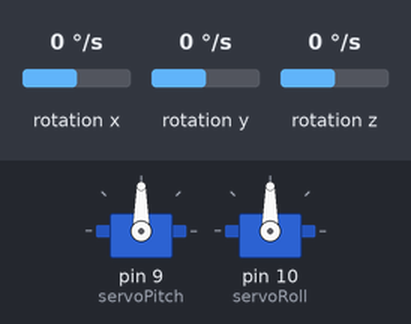
This sketch was run on a simulated Arduino Uno, built with avr-gcc and run on an emulated ATmega328P. Parts: 2 × servo. Wiring (inferred from the names in the program): MPU-9250 motion sensor at I2C address 0x68. The test bench sets the inputs (shaded band); at power-on: rotation x 0 °/s, rotation y 0 °/s, rotation z 0 °/s.

Above: at 1.3 s.
1.4 s: rotation x set to 12 °/s
At 4.3 s:
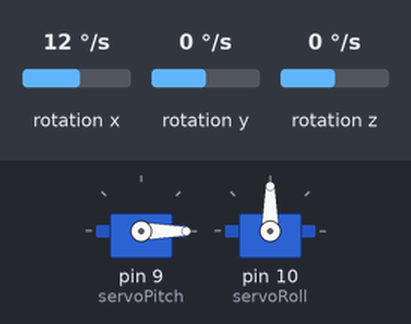
4.4 s: rotation x set to -192 °/s
At 5.9 s:
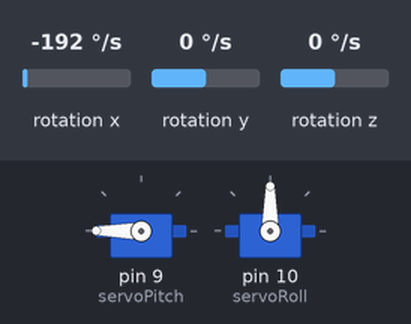
6.2 s: rotation y set to -192 °/s
At 7.5 s:
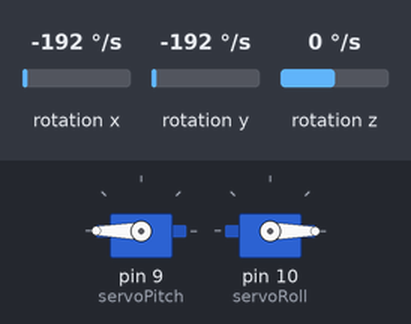
7.8 s: rotation y set to 100 °/s
At 10.68 s:
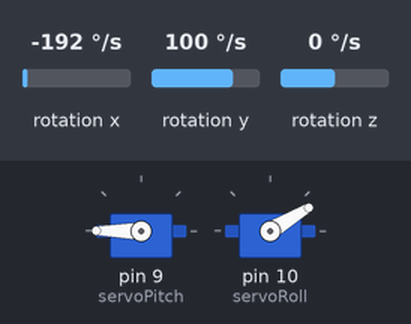
10.8 s: rotation y set to 4 °/s
13.8 s: rotation y set to 12 °/s
Timing chart, 0 to 62.8 s (numbered marks = the images above; inputs shaded):
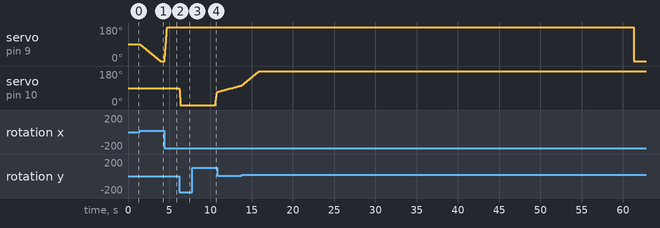

Measured:
- after the input at 1.4 s, servo on pin 9 (servoPitch): moves from 90° to 0° over 2.5 s, starting at once
- after the input at 4.4 s, servo on pin 9 (servoPitch): moves from 0° to 180° over 0.31 s, starting at once
- after the input at 6.2 s, servo on pin 10 (servoRoll): moves from 90° to 0° over 0.15 s, starting at once
- after the input at 7.8 s, servo on pin 10 (servoRoll): moves from 0° to 69° over 0.23 s, starting after 2.8 s

The sketch:

arduino-uno-mpu9250-servo-gimbal.ino
```cpp
#include <Wire.h>           // 包含I2C通信库，用于MPU9250数据读取
#include <Servo.h>          // 包含舵机控制库，用于驱动舵机

#define MPU_ADDR 0x68       // MPU9250的I2C地址（AD0引脚接地时为0x68）
#define GYRO_SENS 131.0     // 陀螺仪灵敏度系数，±250°/s量程下为131 LSB/(°/s)

Servo servoPitch, servoRoll; // 创建两个舵机对象，分别控制俯仰和横滚

float pitch = 0, roll = 0;   // 俯仰角和横滚角，通过陀螺仪积分得到
unsigned long lastTime = 0;  // 记录上次循环的时间，用于计算时间间隔dt

void setup() {
  Wire.begin();              // 初始化I2C总线，SDA=A4, SCL=A5

  writeReg(0x6B, 0x00);      // 向电源管理寄存器写入0x00，唤醒MPU9250（解除睡眠模式）
  writeReg(0x1B, 0x00);      // 向陀螺仪配置寄存器写入0x00，设置量程为±250°/s（最灵敏）

  servoPitch.attach(9);      // 俯仰舵机信号线连接到数字引脚D9
  servoRoll.attach(10);      // 横滚舵机信号线连接到数字引脚D10

  delay(100);                // 延时100毫秒，等待模块稳定
}

void loop() {
  unsigned long now = micros();                  // 获取当前微秒时间（1秒=1000000微秒）
  float dt = (now - lastTime) / 1000000.0;       // 计算时间间隔，单位转换为秒
  lastTime = now;                                // 更新上次时间为当前时间

  Wire.beginTransmission(MPU_ADDR);              // 开始I2C传输，指定MPU9250地址
  Wire.write(0x43);                              // 指定寄存器地址0x43（陀螺仪X轴高字节起始位）
  Wire.endTransmission(false);                   // 发送重复起始条件，保持总线连接

  Wire.requestFrom((uint8_t)MPU_ADDR, (uint8_t)6, (uint8_t)1); // 请求读取6字节数据（X/Y/Z三轴，每轴2字节）

  float gx = ((Wire.read() << 8 | Wire.read()) / GYRO_SENS);   // 读取X轴高字节和低字节，组合成16位有符号整数，除以灵敏度得到角速度（°/s）
  float gy = ((Wire.read() << 8 | Wire.read()) / GYRO_SENS);   // 读取Y轴高字节和低字节，同上计算Y轴角速度
  float gz = ((Wire.read() << 8 | Wire.read()) / GYRO_SENS);   // 读取Z轴高字节和低字节，同上计算Z轴角速度

  pitch += gx * dt;                              // 对X轴角速度积分，得到俯仰角（角度=角速度×时间）
  roll += gy * dt;                               // 对Y轴角速度积分，得到横滚角

  servoPitch.write(constrain(90 - (int)(pitch * 3), 0, 180));  // 俯仰角映射到舵机：90度为中位，乘以3倍放大系数，限幅0-180度
  servoRoll.write(constrain(90 + (int)(roll * 3), 0, 180));    // 横滚角映射到舵机：90度为中位，乘以3倍放大系数，限幅0-180度
}

void writeReg(uint8_t reg, uint8_t val) {         // 自定义函数：向MPU9250指定寄存器写入数据
  Wire.beginTransmission(MPU_ADDR);              // 开始I2C传输
  Wire.write(reg);                               // 发送目标寄存器地址
  Wire.write(val);                               // 发送要写入的值
  Wire.endTransmission();                        // 结束传输，释放总线
}
```
